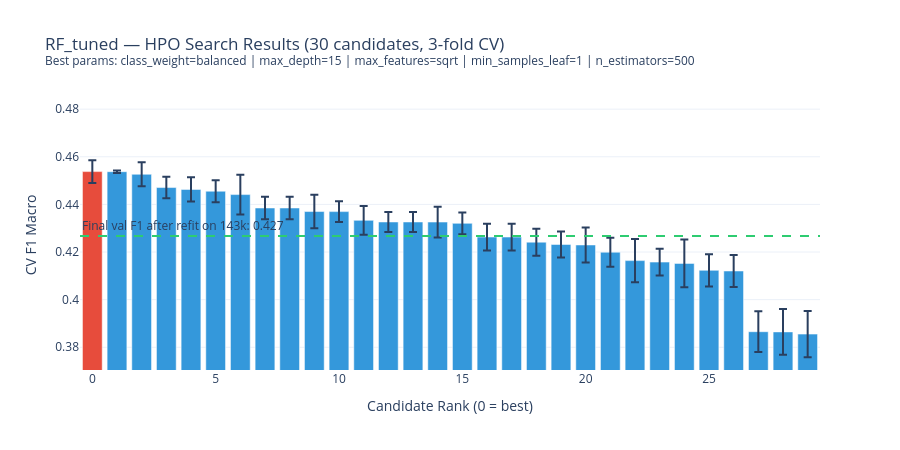
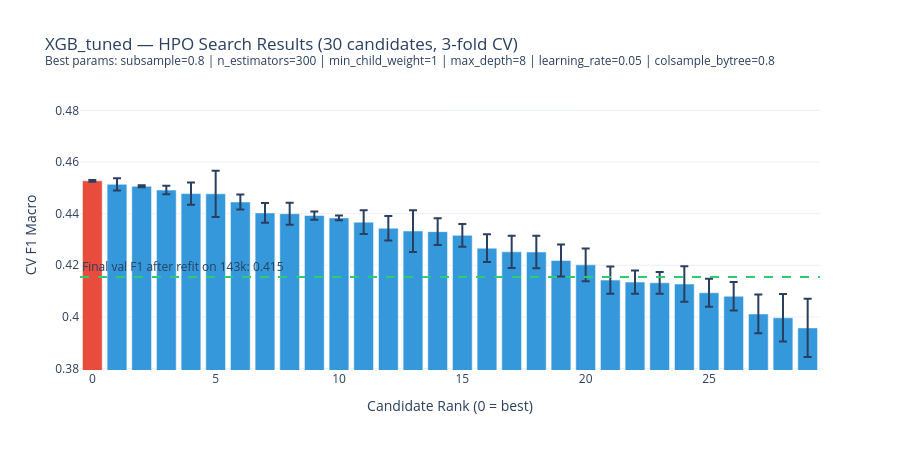
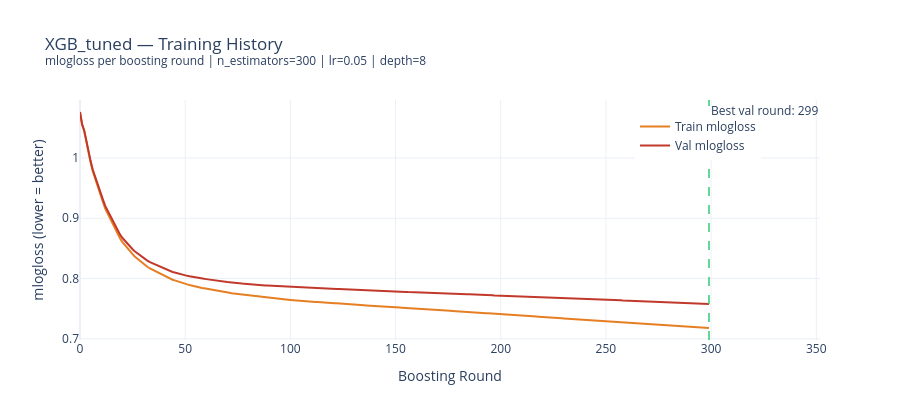

The notebook cell these images were saved under, in order:
### Markdown cell above
# 3c. Plot tuned Training

### Code cell
# ── HPO Bar Charts ─────────────────────────────────────────────────────────────
def plot_hpo_results(search: RandomizedSearchCV, name: str, final_val_f1: float) -> go.Figure:
    """
    Bar chart of all 30 HPO candidate scores sorted by rank.
 
    How to read this:
    - X-axis: candidate rank (0 = best params found, 29 = worst)
    - Y-axis: mean CV F1 Macro on 20k subsample (3-fold)
    - Error bars: std across the 3 folds — measures CV stability
    - Green line: actual val F1 after refit on full 143k rows
    - Y-axis is zoomed to the actual score range (not starting at 0)
 
    What to look for:
    - Clear drop from rank 0 → rest means HPO found a genuinely better region
    - Tight error bars mean the CV is stable and trustworthy
    - Gap between green line and best bar = effect of more training data
    """
    df_cv = pd.DataFrame(search.cv_results_).sort_values('mean_test_score', ascending=False)
    df_cv['candidate'] = range(len(df_cv))
 
    y_min = df_cv['mean_test_score'].min() - df_cv['std_test_score'].max() - 0.005
    y_max = df_cv['mean_test_score'].max() + df_cv['std_test_score'].max() + 0.02
 
    best_params_str = " | ".join(
        f"{k.replace('clf__', '')}={v}" for k, v in search.best_params_.items()
    )
 
    fig = go.Figure()
    fig.add_trace(go.Bar(
        x=df_cv['candidate'],
        y=df_cv['mean_test_score'],
        error_y=dict(type='data', array=df_cv['std_test_score'].values, visible=True),
        marker_color=['#e74c3c' if i == 0 else '#3498db' for i in range(len(df_cv))],
        name='CV F1 Macro (3-fold, 20k rows)',
    ))
    fig.add_hline(
        y=final_val_f1,
        line_dash='dash', line_color='#2ecc71', line_width=2,
        annotation_text=f'Final val F1 after refit on 143k: {final_val_f1:.3f}',
        annotation_position='top left',
    )
    fig.update_layout(
        title=f'{name} — HPO Search Results (30 candidates, 3-fold CV)<br>'
              f'<sup>Best params: {best_params_str}</sup>',
        xaxis_title='Candidate Rank (0 = best)',
        yaxis_title='CV F1 Macro',
        yaxis=dict(range=[y_min, y_max]),
        template='plotly_white',
        height=450,
        showlegend=False,
    )
    return fig
 
 
fig_rf_hpo  = plot_hpo_results(rf_search,  "RF_tuned",  rf_tuned_result['f1_macro'])
fig_xgb_hpo = plot_hpo_results(xgb_search, "XGB_tuned", xgb_tuned_result['f1_macro'])
 
show_and_save(fig_rf_hpo,  "hpo_rf_search_results",  height=450)
show_and_save(fig_xgb_hpo, "hpo_xgb_search_results", height=450)
 
 
# ── XGBoost Training History (mlogloss per Boosting Round) ────────────────────
def plot_xgb_loss_curve(evals_result: dict, best_params: dict) -> go.Figure:
    """
    mlogloss per boosting round on train and val set.
    Standard diagnostic for XGBoost — shows whether the model converges
    and whether early stopping would have helped.
    """
    train_loss = evals_result['validation_0']['mlogloss']
    val_loss   = evals_result['validation_1']['mlogloss']
    rounds     = list(range(len(train_loss)))
    best_round = int(np.argmin(val_loss))
    n_estimators = best_params.get('clf__n_estimators', len(rounds))
 
    fig = go.Figure()
    fig.add_trace(go.Scatter(
        x=rounds, y=train_loss, mode='lines',
        name='Train mlogloss',
        line=dict(color='#e67e22', width=2),
    ))
    fig.add_trace(go.Scatter(
        x=rounds, y=val_loss, mode='lines',
        name='Val mlogloss',
        line=dict(color='#c0392b', width=2),
    ))
    fig.add_vline(
        x=best_round,
        line_dash='dash', line_color='#2ecc71', line_width=1.5,
        annotation_text=f'Best val round: {best_round}',
        annotation_position='top right',
    )
    fig.update_layout(
        title=f'XGB_tuned — Training History<br>'
              f'<sup>mlogloss per boosting round | n_estimators={n_estimators} | '
              f'lr={best_params.get("clf__learning_rate")} | depth={best_params.get("clf__max_depth")}</sup>',
        xaxis_title='Boosting Round',
        yaxis_title='mlogloss (lower = better)',
        template='plotly_white',
        height=420,
        legend=dict(x=0.75, y=0.95),
    )
    return fig
 
 
fig_xgb_loss = plot_xgb_loss_curve(xgb_evals, xgb_search.best_params_)
show_and_save(fig_xgb_loss, "xgb_loss_curve", height=420)
 
log.info("✅ Training diagnostics done.")

### Figure 1 — Plotly figure (JSON) as saved in the notebook; plotly's stock layout.template omitted (floating-point values rounded to 4 significant figures)
{"data": [{"error_y": {"array": [0.004815, 0.0005205, 0.00505, 0.004488, 0.005093, 0.004639, 0.008331, 0.004756, 0.004756, 0.007028, 0.004328, 0.006069, 0.004178, 0.004178, 0.006469, 0.00453, 0.005596, 0.005596, 0.005666, 0.005424, 0.007323, 0.006132, 0.009054, 0.005621, 0.01007, 0.006805, 0.006767, 0.008548, 0.009585, 0.0097], "type": "data", "visible": true}, "marker": {"color": ["#e74c3c", "#3498db", "#3498db", "#3498db", "#3498db", "#3498db", "#3498db", "#3498db", "#3498db", "#3498db", "#3498db", "#3498db", "#3498db", "#3498db", "#3498db", "#3498db", "#3498db", "#3498db", "#3498db", "#3498db", "#3498db", "#3498db", "#3498db", "#3498db", "#3498db", "#3498db", "#3498db", "#3498db", "#3498db", "#3498db"]}, "name": "CV F1 Macro (3-fold, 20k rows)", "type": "bar", "x": [0, 1, 2, 3, 4, 5, 6, 7, 8, 9, 10, 11, 12, 13, 14, 15, 16, 17, 18, 19, 20, 21, 22, 23, 24, 25, 26, 27, 28, 29], "y": [0.4538, 0.4537, 0.4526, 0.4471, 0.4463, 0.4455, 0.4441, 0.4385, 0.4385, 0.437, 0.437, 0.4333, 0.4326, 0.4326, 0.4326, 0.432, 0.4263, 0.4263, 0.4241, 0.4232, 0.423, 0.4199, 0.4164, 0.4158, 0.4152, 0.4123, 0.412, 0.3865, 0.3864, 0.3855]}], "layout": {"annotations": [{"showarrow": false, "text": "Final val F1 after refit on 143k: 0.427", "x": 0, "xanchor": "left", "xref": "x domain", "y": 0.4267, "yanchor": "bottom", "yref": "y"}], "height": 450, "shapes": [{"line": {"color": "#2ecc71", "dash": "dash", "width": 2}, "type": "line", "x0": 0, "x1": 1, "xref": "x domain", "y0": 0.4267, "y1": 0.4267, "yref": "y"}], "showlegend": false, "title": {"text": "RF_tuned — HPO Search Results (30 candidates, 3-fold CV)<br><sup>Best params: class_weight=balanced | max_depth=15 | max_features=sqrt | min_samples_leaf=1 | n_estimators=500</sup>"}, "xaxis": {"title": {"text": "Candidate Rank (0 = best)"}}, "yaxis": {"range": [0.3704, 0.4838], "title": {"text": "CV F1 Macro"}}}}

### Figure 2 — Plotly figure (JSON) as saved in the notebook; plotly's stock layout.template omitted (floating-point values rounded to 4 significant figures)
{"data": [{"error_y": {"array": [0.0003512, 0.002357, 0.0003597, 0.001618, 0.004323, 0.008968, 0.002888, 0.0038, 0.004246, 0.001592, 0.0008939, 0.004589, 0.004743, 0.008097, 0.005189, 0.004429, 0.005384, 0.006263, 0.006299, 0.006207, 0.006347, 0.005321, 0.004498, 0.004223, 0.00684, 0.005396, 0.005491, 0.007509, 0.009179, 0.0113], "type": "data", "visible": true}, "marker": {"color": ["#e74c3c", "#3498db", "#3498db", "#3498db", "#3498db", "#3498db", "#3498db", "#3498db", "#3498db", "#3498db", "#3498db", "#3498db", "#3498db", "#3498db", "#3498db", "#3498db", "#3498db", "#3498db", "#3498db", "#3498db", "#3498db", "#3498db", "#3498db", "#3498db", "#3498db", "#3498db", "#3498db", "#3498db", "#3498db", "#3498db"]}, "name": "CV F1 Macro (3-fold, 20k rows)", "type": "bar", "x": [0, 1, 2, 3, 4, 5, 6, 7, 8, 9, 10, 11, 12, 13, 14, 15, 16, 17, 18, 19, 20, 21, 22, 23, 24, 25, 26, 27, 28, 29], "y": [0.4527, 0.4514, 0.4506, 0.4491, 0.4478, 0.4477, 0.4445, 0.4403, 0.44, 0.4393, 0.4383, 0.4367, 0.4344, 0.4333, 0.433, 0.4316, 0.4266, 0.4252, 0.4252, 0.4218, 0.4202, 0.4143, 0.4135, 0.4132, 0.4127, 0.4094, 0.408, 0.4011, 0.3997, 0.3957]}], "layout": {"annotations": [{"showarrow": false, "text": "Final val F1 after refit on 143k: 0.415", "x": 0, "xanchor": "left", "xref": "x domain", "y": 0.4154, "yanchor": "bottom", "yref": "y"}], "height": 450, "shapes": [{"line": {"color": "#2ecc71", "dash": "dash", "width": 2}, "type": "line", "x0": 0, "x1": 1, "xref": "x domain", "y0": 0.4154, "y1": 0.4154, "yref": "y"}], "showlegend": false, "title": {"text": "XGB_tuned — HPO Search Results (30 candidates, 3-fold CV)<br><sup>Best params: subsample=0.8 | n_estimators=300 | min_child_weight=1 | max_depth=8 | learning_rate=0.05 | colsample_bytree=0.8</sup>"}, "xaxis": {"title": {"text": "Candidate Rank (0 = best)"}}, "yaxis": {"range": [0.3794, 0.484], "title": {"text": "CV F1 Macro"}}}}

### Figure 3 — Plotly figure (JSON) as saved in the notebook; plotly's stock layout.template omitted (floating-point values rounded to 4 significant figures; data arrays with more than 128 entries replaced by an {"elided": "..."} marker saying what was removed)
{"data": [{"line": {"color": "#e67e22", "width": 2}, "mode": "lines", "name": "Train mlogloss", "type": "scatter", "x": {"elided": "300 int values"}, "y": {"elided": "300 float values"}}, {"line": {"color": "#c0392b", "width": 2}, "mode": "lines", "name": "Val mlogloss", "type": "scatter", "x": {"elided": "300 int values"}, "y": {"elided": "300 float values"}}], "layout": {"annotations": [{"showarrow": false, "text": "Best val round: 299", "x": 299, "xanchor": "left", "xref": "x", "y": 1, "yanchor": "top", "yref": "y domain"}], "height": 420, "legend": {"x": 0.75, "y": 0.95}, "shapes": [{"line": {"color": "#2ecc71", "dash": "dash", "width": 1.5}, "type": "line", "x0": 299, "x1": 299, "xref": "x", "y0": 0, "y1": 1, "yref": "y domain"}], "title": {"text": "XGB_tuned — Training History<br><sup>mlogloss per boosting round | n_estimators=300 | lr=0.05 | depth=8</sup>"}, "xaxis": {"title": {"text": "Boosting Round"}}, "yaxis": {"title": {"text": "mlogloss (lower = better)"}}}}
